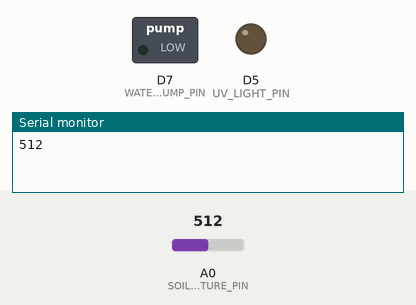
This sketch was run on a simulated ESP8266 (NodeMCU). Shown: switched loads named in the sketch (green lamp = pin HIGH), output pins drawn as LEDs (lit = HIGH), the last lines printed to the serial monitor. Inputs (shaded band) come from the test bench; at power-on: A0 (SOIL_MOISTURE_PIN) = 512. The local clock reads 2024-03-15 10:24:30 at power-on unless the sketch sets it.

Above: at 0.1 s.
At 60.1 s:
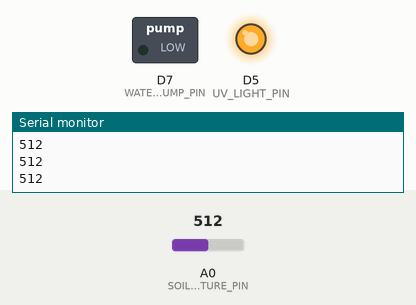
Timing chart, 0 to 61.6 s (numbered marks = the images above):
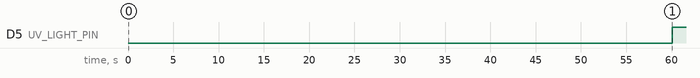

Measured:
- by itself, D5 (UV_LIGHT_PIN): LOW → HIGH at 60.1 s

The sketch:

micro_g_kit.ino
```cpp
#include <Wire.h>
#include <RTClib.h>
#define UV_LIGHT_PIN D5
#define WATER_PUMP_PIN D7
#define SOIL_MOISTURE_PIN A0

RTC_DS3231 rtc;

void setup() {
  Wire.begin();
  Serial.begin(9600);

  pinMode(UV_LIGHT_PIN, OUTPUT);
  pinMode(WATER_PUMP_PIN, OUTPUT);

  // Initialize RTC module
  if (!rtc.begin()) {
      while (1);
  }

  if (rtc.lostPower()) {
    Serial.println("RTC lost power, let's set the time!");
    rtc.adjust(DateTime(F(__DATE__), F(__TIME__)));
  }
  rtc.adjust(DateTime(2024, 3, 22, 10, 52, 0));
}

void loop() {
  DateTime now = rtc.now();
  // Turn on UV light from 7:00 AM to 8:00 AM
  if (now.hour() == 10 && now.minute() == 53 && now.second() >= 0) {
    digitalWrite(UV_LIGHT_PIN, HIGH);
  } else if (now.hour() == 8 && now.minute() == 0 && now.second() == 0) {
    digitalWrite(UV_LIGHT_PIN, LOW);
  }

  // Check soil moisture level
  int moistureLevel = analogRead(SOIL_MOISTURE_PIN);
  Serial.println(moistureLevel);
  if (moistureLevel > 700) { // Adjust threshold as needed
    // Turn on water pump

    digitalWrite(WATER_PUMP_PIN, LOW);
    delay(5000); // Run pump for 1 second (adjust as needed)
    digitalWrite(WATER_PUMP_PIN, LOW);
  }

  delay(1000); // Delay 1 second before next iteration
}
```
